Frame 1 (no input): blank canvas, image omitted
Frame 60 (no input): blank canvas, image omitted
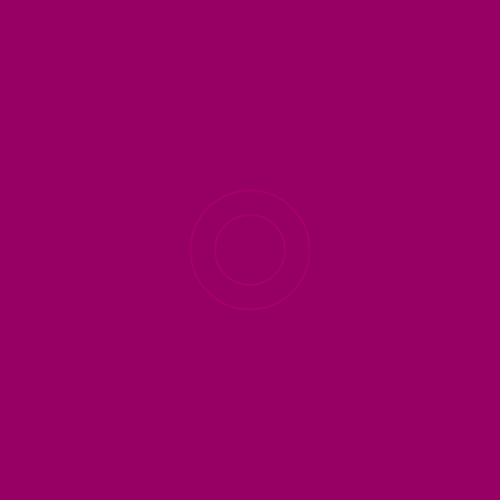
Frame 120 (the mouse pressed at the canvas centre since frame 60)

The p5.js sketch whose frames 1 and 60 were blank and that drew this single picture after the mouse press (run headless with seeded random() and noise() and a simulated clock; from frame 60 on, the mouse is pressed at the canvas centre):

// p5.js sketch
// ── sketch.js
class Ripple {
  constructor(x, y,r_alpha, r_radius) {
    this.x = x;
    this.y = y;
    this.r_radius = 10;
    this.r_alpha = 255;
  }

  update() {
    this.r_radius += 1;
    this.r_alpha -= 2;
  }

  display() {
    noFill();
    stroke(180, 0, 120, this.r_alpha);
    strokeWeight(2);
    ellipse(this.x, this.y, this.r_radius);
    ellipse(this.x, this.y, this.r_radius * 1.7);
  }

  isFinished() {
    return this.r_alpha <= 0;
  }
}

let ripples = [];

function setup() {
  createCanvas(500, 500);
}

function draw() {
  background(150, 0, 100);

  for (let i = ripples.length - 1; i >= 0; i--) {
    let r = ripples[i];
    r.update();
    r.display();

    if (r.isFinished()) {
      ripples.splice(i, 1);
    }
  }
}

function mousePressed() {
  ripples.push(new Ripple(mouseX, mouseY));
}
